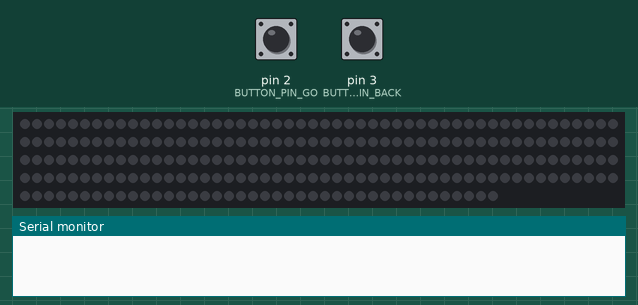
A sketch run on a simulated Arduino Uno, built with avr-gcc and run on an emulated ATmega328P. Parts: 240 RGB LEDs in strip order, left to right, continuing on the next row, the last lines printed to the serial monitor. The inputs (shaded band) are chosen by the test bench; at power-on: pin 2 (BUTTON_PIN_GO) HIGH, pin 3 (BUTTON_PIN_BACK) HIGH. Dim RGB values are drawn brighter than linear.

Above: at 1.2 s.
1.3 s: pin 2 (BUTTON_PIN_GO) pulled LOW for 0.15 s
At 1.69 s:
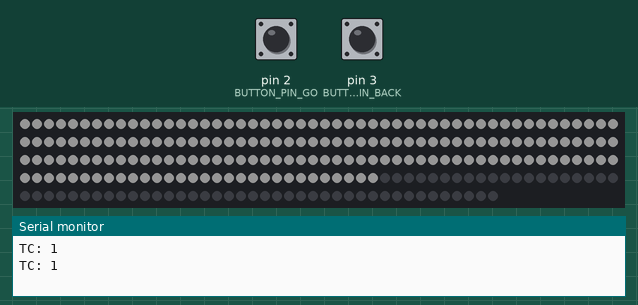
2.0 s: pin 2 (BUTTON_PIN_GO) pulled LOW for 1 s
At 2.0 s:
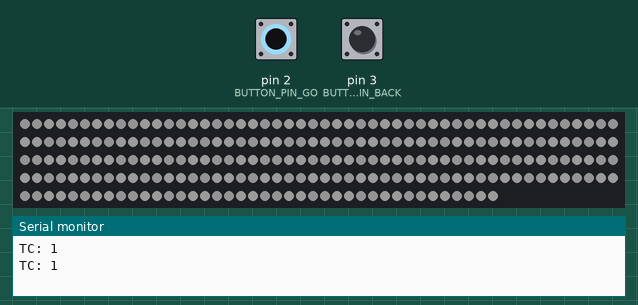
At 4.13 s:
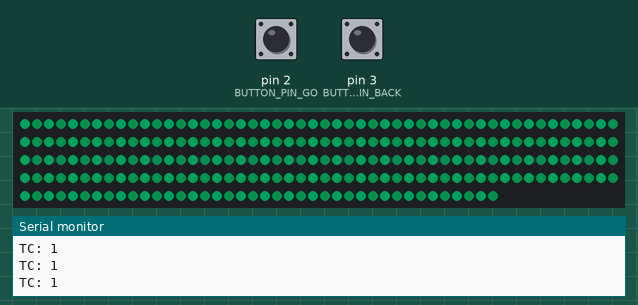
Timing chart, 0 to 5.6 s (numbered marks = the images above; inputs shaded):
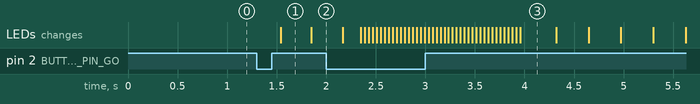

Measured:
- after the input at 1.3 s, the LEDs: change after 0.24 s (image 1)
- after the input at 2.0 s, the LEDs: first differ from a run without the input after 0.35 s (image 3 shows a later state)

The sketch:

Current_Zod-02-27-17-1609-Commented.ino
```cpp
#include <Adafruit_NeoPixel.h>

#define BUTTON_PIN_GO   2    //to go forward in steps
#define BUTTON_PIN_BACK  3   //to go back in steps


#define PIXEL_PIN 6    // Digital IO pin connected to the NeoPixels.

#define PIXEL_COUNT 60

int stripNum= 4;   //change for number of tapes

// Parameter 1 = number of pixels in strip,  neopixel stick has 8
// Parameter 2 = pin number (most are valid)
// Parameter 3 = pixel type flags, add together as needed:
//   NEO_RGB     Pixels are wired for RGB bitstream
//   NEO_GRB     Pixels are wired for GRB bitstream, correct for neopixel stick
//   NEO_KHZ400  400 KHz bitstream (e.g. FLORA pixels)
//   NEO_KHZ800  800 KHz bitstream (e.g. High Density LED strip), correct for neopixel stick
Adafruit_NeoPixel strip = Adafruit_NeoPixel(PIXEL_COUNT * stripNum, 6, NEO_GRB + NEO_KHZ800);

volatile int cue = 0;
int timeout = 0;
volatile bool trigger = false;
volatile int triggerCount = 0;
int buttonState = 1;


bool oldStateGo = HIGH;
bool oldStateBack = HIGH;

int showType = 0;   //determines what step we are on

//startPoints for each of the cues so that we can fade in

void Dec(){
  //delay(300);

}

void Inc(){
  //noInterrupts();
  //delay(2000);
  trigger = true;
  triggerCount++;
  //CircuitPlayground.clearPixels();
  Serial.print("TC: "); Serial.print(triggerCount); Serial.println("");
  //Serial.println("Trigger!");
  //delay(300);
}


void setup() {
  Serial.begin(9600);
  pinMode(BUTTON_PIN_GO, INPUT_PULLUP);
  pinMode(BUTTON_PIN_BACK, INPUT_PULLUP);
  attachInterrupt(0, Inc, CHANGE);
  attachInterrupt(1, Dec, CHANGE);
  interrupts();
  strip.begin();
  strip.show(); // Initialize all pixels to 'off'
  trigger = false;
}


void loop() {
  //Serial.println(newStateGo);
  startShow();
}

void startShow() {
  switch(cue){
    //i changes and thte effect
    // each case is really the step
    case 1:                                                         //CUE 1
                                                                    //change line below to make a different effect happen for step 0 for example
            colorWipe(strip.Color(0, 0, 0), 0);                     // Black/off
                                                                    //removing break shouldn't have any effect in this case (because all numbers are different), but should probably be left in.
            break;

    case 2:                                                         //CUE 1.5
            for(int i = 0; i<24; i=i+4){                            //goes to 24, with them all being white
                colorWipe(strip.Color(i, i, i), 0);
            }
            cue++;                                                  //This cue will autofollow to the next
            break;

    case 3:                                                         //CUE 2
            whitePulse(30, 15, 1, 1, 10);                           //goes from all at 30 to all at 15, though there is middle ground, every 4 pixels will hit max and low
            break;						    //delay of 10 milliseconds

    case 4:                                                         //CUE 3
            twoPulse(36, 15, 0, .57, 20);                           // goes from green at 36 to 15, blue to green is .57:1
            break;

    case 5:                                                        //CUE 3.5
            for(int i= 26; i>0; i=i-2){                            //slow fade to black
              colorWipe(strip.Color(0, i, (int) (i*.57)), 0);
            }
            cue++;                                                 //This cue will autofollow to the next
            break;

    case 6:                                                        //CUE 4
            rainbowCycle(10);                                      //faster rainbow cycle 10 delay
            break;
    case 7:                                                        //CUE 5
            twoPulse(30, 15, 1, 1, 40);                            //jump to white pulse for the dancers
		  						   //high 30, low 15, delay of 40 milliseconds
            break;
    case 8:                                                        //CUE 6
            for(int i= 30; i>=0; i= i-1){                          //Goes from all at 30, to out
              colorWipe(strip.Color(i, i, i), 5);                  //Very slow fadeout at the end of the piece
            }
            cue++;
            break;
    case 9:
            colorWipe(strip.Color(0, 0, 0), 0);                     // Black/off
            break;


  }
  if (trigger == true) {
    if ( triggerCount < 3) {
      if (cue > 9) {
        cue = 1;
      } else {
        cue++;
      }
    }
    triggerCount = 0;
    //interrupts();
    trigger = false;
  }
}


//this method has everyother led be at high or low. High and low refers to the max level of green,
//so this method requires taht you always pulse with a green color mixed with something. The red and
//blue mult refer to the ratio between the red and blue values compared to the green. wait is the delay
void twoPulse(int high, int low, double redMult, double blueMult, uint8_t wait){
  for(int j=0; j<1; j++){
    int start1 = high;
    int start2 = low;
    while(start1 != low){
      for(int i = 0; i<stripNum*PIXEL_COUNT; i= i+2){

        strip.setPixelColor(i, start1*redMult, start1, start1*blueMult);
        strip.setPixelColor(i+1, start2*redMult, start2, start2*blueMult);

      }

      start1 = start1 - 1;
      start2 = start2 +1;
      strip.show();
      delay(wait);
    }

    while(start1!=high){
      for(int i = 0; i<stripNum*PIXEL_COUNT; i= i+2){
        strip.setPixelColor(i, start1*redMult, start1, start1*blueMult);
        strip.setPixelColor(i+1, start2*redMult, start2, start2*blueMult);
       }

      start1 = start1 +1;
      start2 = start2 -1;
      strip.show();
      delay(wait);
    }
  }
}

//this function is hardcoded, but certain values can be adjusted to customize it
void chase(uint8_t wait) {
  int c1r = 75;                             //highest value of red for the first color
  int c2r = 32;                             //highest value of red for the second color
  int c3r = 45;                             //highest value of red for the third color

  double c1[60];
  double c2[60];
  double c3[60];
                                            //this for loop will have each color blend into the next
  for(int i = 0; i<60; i++){

    if(i<20){
      c1[i] = c1r * (1-(.05*i));
      c2[i] = c2r * (i*.05);
      c3[i] = 0;
    }
    else if(i<40){
      c1[i] = 0;
      c2[i] = c2r * (1-(.05*(i-20)));
      c3[i] = c3r * ((i-20)*.05);
    }
    else if(i<60){
      c1[i] = c1r * ((i-40)*.05);
      c2[i] = 0;
      c3[i] = c3r * (1-(.05*(i-40)));
    }
  }

  for(int i = 0; i<60; i++){
    for(int j = 0; j<stripNum*PIXEL_COUNT; j++){
                                                                          //this is creating the actual colors based on
                                                                          //the ratio you want, change what the number you are
                                                                          // multiplying it by to have different blue and green values

      double red = (c1[j%60]) + (c2[j%60]) + (c3[j%60]);
      double blue = (c1[j%60]) + (c2[j%60]*2.25) + (c3[j%60]*.92);
      double green = (c1[j%60]) + (c2[j%60]*.70) + (c3[j%60]*0);

      int r = (int) red;
      int b = (int) blue;
      int g = (int) green;

      strip.setPixelColor(j, r, g, b);

    }
    delay(wait);
    strip.show();
    double c1first = c1[0];
    double c2first = c2[0];
    double c3first = c3[0];
    for(int k=0; k<59; k++){                                        //this is what is shifting the colors and making them "move"
      c1[k] = c1[k+1];
      c2[k] = c2[k+1];
      c3[k] = c3[k+1];
    }
      c1[59] = c1first;
      c2[59] = c2first;
      c3[59] = c3first;

  }

}
//this is from the example code, will use wheel to make red green and blue transition into each other
void rainbowCycle(uint8_t wait) {
  uint16_t i, j;

  for(j=0; j<256 * 1; j++) { // 5 cycles of all colors on wheel
      for(i=0; i< stripNum*PIXEL_COUNT; i++) {
        strip.setPixelColor(i, Wheel(((i * 256 / strip.numPixels()) + j) & 255));
      }
      strip.show();
      delay(wait);
  }
}

//Similar to the two pulse, but with ever two pixels having different values
//will require some green to work correctly
void whitePulse(int high, int low, double redMult, double blueMult, uint8_t wait){
  for(int j=0; j<1; j++){
    int start1 = high;
    int start2 = low;
    while(start1 != low){
      for(int i = 0; i<stripNum*PIXEL_COUNT; i= i+4){

        strip.setPixelColor(i, start1*redMult, start1, start1*blueMult);
        strip.setPixelColor(i+1, start1*redMult, start1, start1*blueMult);
        strip.setPixelColor(i+2, start2*redMult, start2, start2*blueMult);
        strip.setPixelColor(i+3, start2*redMult, start2, start2*blueMult);
      }

      start1 = start1 - 1;
      start2 = start2 +1;
      strip.show();
      delay(wait);
    }

    while(start1!=high){
      for(int i = 0; i<stripNum*PIXEL_COUNT; i= i+4){
        strip.setPixelColor(i, start1*redMult, start1, start1*blueMult);
        strip.setPixelColor(i+1, start1*redMult, start1, start1*blueMult);
        strip.setPixelColor(i+2, start2*redMult, start2, start2*blueMult);
        strip.setPixelColor(i+3, start2*redMult, start2, start2*blueMult);
       }

      start1 = start1 +1;
      start2 = start2 -1;
      strip.show();
      delay(wait);
    }
  }
}


// Fill the dots one after the other with a color
//Edited so that it lights up by strip and not consecutively
void colorWipe(uint32_t c, uint8_t wait) {
  for(uint16_t i=0; i<PIXEL_COUNT; i++) {
    for(int j = 0; j <=stripNum; j ++){
	      strip.setPixelColor(i+(j*30), c);
    }

  }
  delay(wait);
  strip.show();
}


// Input a value 0 to 255 to get a color value.
// The colours are a transition r - g - b - back to r
uint32_t Wheel(byte WheelPos) {
  WheelPos = 255 - WheelPos;
  if(WheelPos < 85) {

    return strip.Color((int) ((255 - WheelPos * 3)/4), 0,  (int) ((WheelPos * 3)/4));
  }
  if(WheelPos < 170) {
    WheelPos -= 85;
    return strip.Color(0, (int) ((WheelPos * 3)/4), (int) ((255 - WheelPos * 3)/4));
  }
  WheelPos -= 170;
  return strip.Color((int)((WheelPos * 3)/4), (int) ((255 - WheelPos * 3)/4), 0);
}
```
